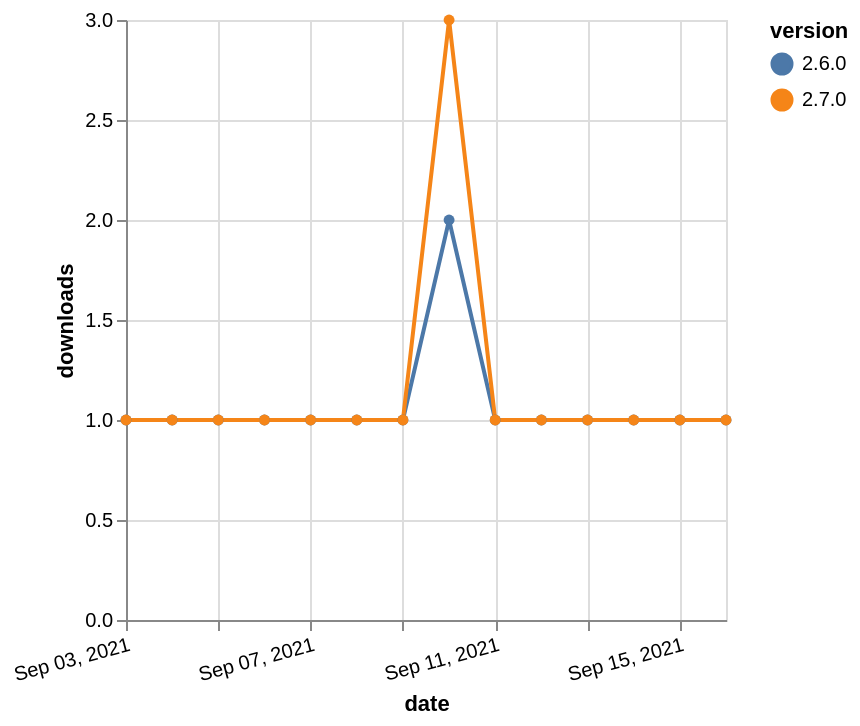

Vega-Lite specification stored for this chart:
### Vega-Lite specification from a JSON file in a GitHub repository (floating-point values rounded to 4 significant figures)
{"$schema": "https://vega.github.io/schema/vega-lite/v5.json", "description": "A simple bar chart with embedded data.", "data": {"values": [{"date": "2021-09-03", "total": 178, "delta": 1, "version": "2.6.0"}, {"date": "2021-09-04", "total": 179, "delta": 1, "version": "2.6.0"}, {"date": "2021-09-05", "total": 180, "delta": 1, "version": "2.6.0"}, {"date": "2021-09-06", "total": 181, "delta": 1, "version": "2.6.0"}, {"date": "2021-09-07", "total": 182, "delta": 1, "version": "2.6.0"}, {"date": "2021-09-08", "total": 183, "delta": 1, "version": "2.6.0"}, {"date": "2021-09-09", "total": 184, "delta": 1, "version": "2.6.0"}, {"date": "2021-09-10", "total": 186, "delta": 2, "version": "2.6.0"}, {"date": "2021-09-11", "total": 187, "delta": 1, "version": "2.6.0"}, {"date": "2021-09-12", "total": 188, "delta": 1, "version": "2.6.0"}, {"date": "2021-09-13", "total": 189, "delta": 1, "version": "2.6.0"}, {"date": "2021-09-14", "total": 190, "delta": 1, "version": "2.6.0"}, {"date": "2021-09-15", "total": 191, "delta": 1, "version": "2.6.0"}, {"date": "2021-09-16", "total": 192, "delta": 1, "version": "2.6.0"}, {"date": "2021-09-03", "total": 207, "delta": 1, "version": "2.7.0"}, {"date": "2021-09-04", "total": 208, "delta": 1, "version": "2.7.0"}, {"date": "2021-09-05", "total": 209, "delta": 1, "version": "2.7.0"}, {"date": "2021-09-06", "total": 210, "delta": 1, "version": "2.7.0"}, {"date": "2021-09-07", "total": 211, "delta": 1, "version": "2.7.0"}, {"date": "2021-09-08", "total": 212, "delta": 1, "version": "2.7.0"}, {"date": "2021-09-09", "total": 213, "delta": 1, "version": "2.7.0"}, {"date": "2021-09-10", "total": 216, "delta": 3, "version": "2.7.0"}, {"date": "2021-09-11", "total": 217, "delta": 1, "version": "2.7.0"}, {"date": "2021-09-12", "total": 218, "delta": 1, "version": "2.7.0"}, {"date": "2021-09-13", "total": 219, "delta": 1, "version": "2.7.0"}, {"date": "2021-09-14", "total": 220, "delta": 1, "version": "2.7.0"}, {"date": "2021-09-15", "total": 221, "delta": 1, "version": "2.7.0"}, {"date": "2021-09-16", "total": 222, "delta": 1, "version": "2.7.0"}]}, "width": "container", "mark": {"type": "line", "point": {"filled": true}}, "encoding": {"x": {"field": "date", "type": "temporal", "timeUnit": "yearmonthdate", "title": "date", "axis": {"labelAngle": -15}}, "y": {"field": "delta", "type": "quantitative", "title": "downloads"}, "color": {"field": "version", "type": "nominal"}, "tooltip": {"field": "delta"}}}
